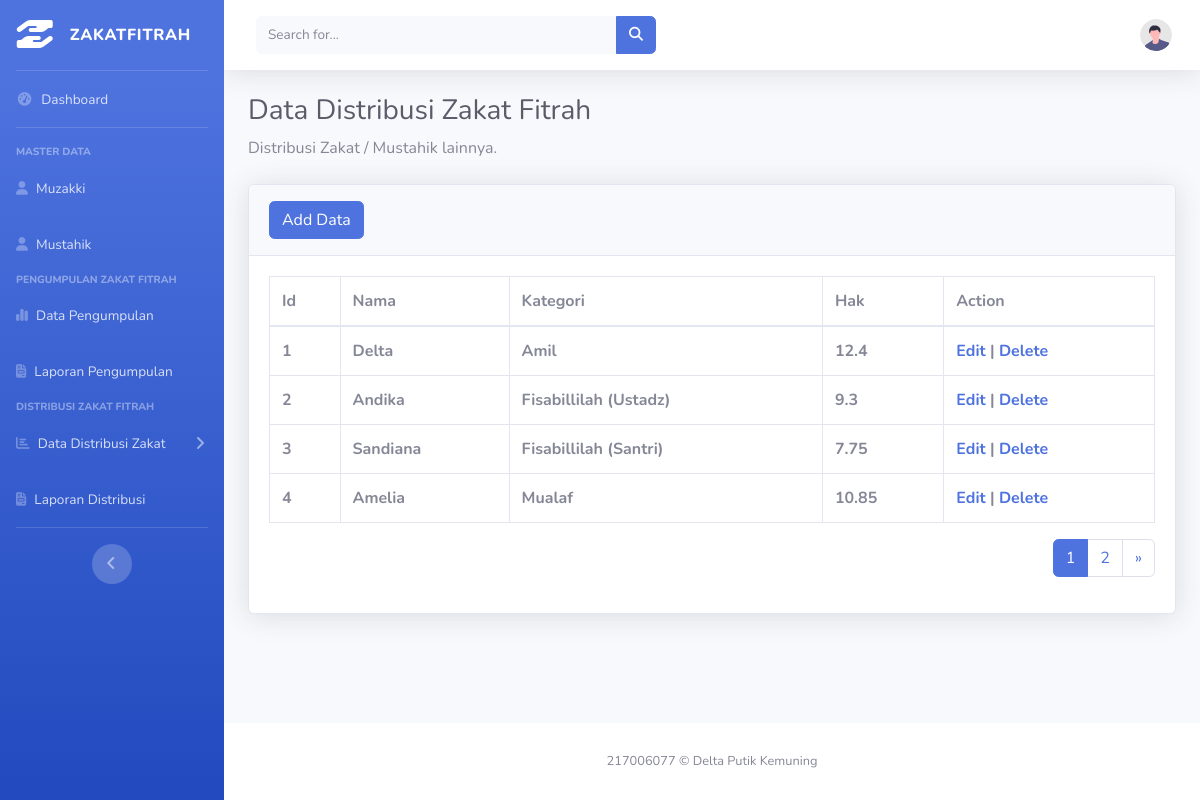
The app's page /distribusi_lainnya.php with its own data.
### tables this page shows
CREATE TABLE `mustahik_lainnya` (
  `id_mustahiklainnya` int(10) NOT NULL,
  `nama` varchar(100) NOT NULL,
  `kategori` enum('Amil','Fisabillilah (Ustadz)','Fisabillilah (Santri)','Mualaf','Ibnu Sabil') NOT NULL,
  `hak` varchar(100) NOT NULL
);

### distribusi_lainnya.php (the view, shortened to what this page needs)
<?php include('header.php'); ?>
<div class="container-fluid">
    <h1 class="h3 mb-2 text-gray-800">Data Distribusi Zakat Fitrah</h1>
    <p class="mb-4">Distribusi Zakat / Mustahik lainnya<a target="_blank" href=""></a>.</p>
    <div class="card shadow mb-4">
        <div class="card-header py-3">
            <a href="tambah_distribusilainnya.php" class="btn btn-primary"> Add Data</a>
        </div>
        <div class="card-body">
            <div class="table-responsive">
                <table class="table table-bordered" id="dataTable" width="100%" cellspacing="0">
                    <thead>
                        <tr>
                            <th>Id</th>
                            <th>Nama</th>
                            <th>Kategori</th>
                            <th>Hak</th>
                            <th>Action</th>
                        </tr>
                    </thead>
                    <tbody>
                        <?php
                        include 'koneksi.php';
                        $limit = 4;
                        $page = isset($_GET['page']) ? $_GET['page'] : 1;
                        $start = ($page - 1) * $limit;
                        $data = mysqli_query($koneksi, "SELECT * FROM mustahik_lainnya LIMIT $start, $limit");
                        $no = $start + 1;
                        while ($d = mysqli_fetch_array($data)) {
                        ?>
                            <tr>
                                <th><?php echo $no++; ?></th>
                                <th><?php echo $d['nama']; ?></th>
                                <th><?php echo $d['kategori']; ?></th>
                                <th><?php echo $d['hak']; ?></th>
                                <th>
                                    <a href="edit_lainnya.php?id_mustahiklainnya=<?php echo $d['id_mustahiklainnya']; ?>">Edit</a> |
                                    <a onclick="return konfirmasi()" href="delete_lainnya.php?id_mustahiklainnya=<?php echo $d['id_mustahiklainnya']; ?>"><i data-feather="x-circle" class="svg-icon"></i> Delete</a>
                                </th>
                            </tr>
                        <?php
                        }
                        ?>
                    </tbody>
                </table>
            </div>
            <ul class="pagination float-right">
                <?php
                $result = mysqli_query($koneksi, "SELECT COUNT(*) AS total FROM mustahik_lainnya");
                $row = mysqli_fetch_assoc($result);
                $total_pages = ceil($row['total'] / $limit);
                ?>
                <?php for ($i = 1; $i <= $total_pages; $i++) { ?>
                    <li class="page-item <?php if ($i == $page) echo 'active'; ?>">
                        <a class="page-link" href="?page=<?php echo $i; ?>"><?php echo $i; ?></a>
                    </li>
                <?php } ?>
                <?php if ($page < $total_pages) { ?>
                    <li class="page-item">
                        <a class="page-link" href="?page=<?php echo ($page + 1); ?>" aria-label="Next">
                            <span aria-hidden="true">&raquo;</span>
                        </a>
                    </li>
                <?php } ?>
            </ul>
        </div>
    </div>
</div>
<?php include('footer.php'); ?>

### records on screen
mustahik_lainnya: nama "Delta", kategori "Amil", hak "12.4"
mustahik_lainnya: nama "Andika", kategori "Fisabillilah (Ustadz)", hak "9.3"
mustahik_lainnya: nama "Sandiana", kategori "Fisabillilah (Santri)", hak "7.75"
mustahik_lainnya: nama "Amelia", kategori "Mualaf", hak "10.85"
